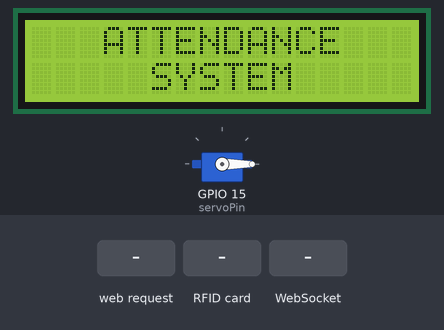
This sketch was run on a simulated ESP32. On the bench: servo, 16×2 character LCD. The test bench sets the inputs (shaded band). WiFi joins after 1.5 s; servers stay silent unless stated; what the sketch prints to the serial monitor is not drawn.

Above: at 4.3 s.
4.4 s: HTTP request GET /on received
At 5.4 s:
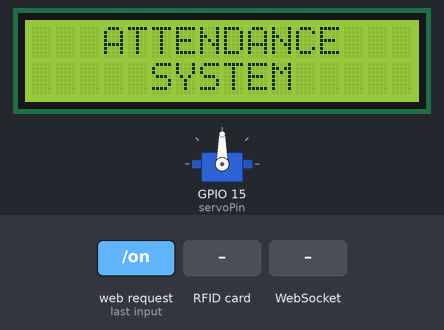
5.9 s: RFID card 5E 7A 19 C4 held to the reader
7.4 s: WebSocket text "/on" received
10.4 s: HTTP request GET /display received
11.9 s: WebSocket text "/off" received
13.4 s: HTTP request GET /off received
Timing chart, 0 to 15.9 s (numbered marks = the images above; inputs shaded):
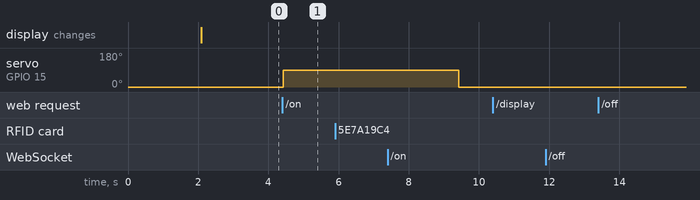

Measured:
- after the input at 4.4 s, servo on GPIO 15 (servoPin): 0° → 90° at once
- after the input at 5.9 s, every drawn part: stays the same
- after the input at 10.4 s, every drawn part: stays the same
- after the input at 11.9 s, every drawn part: stays the same
- after the input at 13.4 s, every drawn part: stays the same

The sketch:

servo_lcd_rfid.ino
```cpp
#include <WiFi.h>
#include <ESP32Servo.h>
#include <LiquidCrystal_I2C.h>
#include <AsyncTCP.h>
#include <SPI.h>
#include <String.h>
#include <MFRC522.h>
#include <WebSocketsServer.h>
#include <WebServer.h>

// Thông tin Wi-Fi
const char* ssid = "";
const char* password = "";

// **Cài đặt cho TCP Server (Servo/LCD)**
const char* tcpHost = "";
const uint16_t tcpPort = 8584;
AsyncClient *tcpClient;

// **Cài đặt cho LCD**
LiquidCrystal_I2C lcd(0x27, 16, 2);

// **Cài đặt cho Servo**
Servo servo;
int servoPin = 15;
int servoAngle = 0;
bool servoOn = false;
unsigned long openTime = 0;

// **Cài đặt cho Server
WiFiServer webServer(80);
WebServer apiServer(81);

// **Cài đặt cho RFID**
#define RFID_SS_PIN 5
#define RFID_RST_PIN 22
MFRC522 rfid(RFID_SS_PIN, RFID_RST_PIN);

void webSocketEvent(uint8_t num, WStype_t type, uint8_t * payload, size_t length);
void handleDisplayPost();
void displayOnLcd(String message);

// **Cài đặt cho WebSocket Server (RFID)**
const uint16_t webSocketPort = 8888;
WebSocketsServer webSocketServer(webSocketPort);

// **Hàm xử lý sự kiện WebSocket (RFID)**
void webSocketEvent(uint8_t num, WStype_t type, uint8_t * payload, size_t length) {
    switch (type) {
        case WStype_DISCONNECTED:
            Serial.printf("[%u] Disconnected!\n", num);
            break;
        case WStype_CONNECTED: {
            Serial.printf("[%u] Connected! url: %s\n", num, payload);
        }
            break;
        case WStype_TEXT:
            Serial.printf("[%u] get Text: %s\n", num, payload);
            break;
        case WStype_BIN:
            Serial.printf("[%u] get binary length: %u\n", num, length);
            break;
        case WStype_PONG:
            Serial.printf("[%u] Pong!\n", num);
            break;
    }
}

void setup() {
    Serial.begin(115200);
    WiFi.begin(ssid, password);

    while (WiFi.status() != WL_CONNECTED) {
        delay(1000);
        Serial.println("Ket noi toi WiFi...");
    }

    Serial.println("Da ket noi toi WiFi");
    Serial.print("Dia chi IP cua ESP32: ");
    Serial.println(WiFi.localIP());

    // **Khởi tạo Servo và LCD**
    servo.attach(servoPin);
    servo.write(servoAngle);
    lcd.init();
    lcd.backlight();
    lcd.setCursor(0, 0);
    lcd.print("   ATTENDANCE");
    lcd.setCursor(0, 1);
    lcd.print("     SYSTEM");
    delay(1000);

    // **Khởi tạo Web Server (Điều khiển Servo)**
    webServer.begin();
    Serial.println("Web server for Servo control started on port 80.");

    apiServer.on("/display", HTTP_POST, handleDisplayPost); // <--- ĐĂNG KÝ ĐIỂM CUỐI MỚI
    apiServer.onNotFound([](){ // Xử lý các tuyến đường không xác định cho apiServer
        apiServer.send(404, "application/json", "{\"status\": \"error\", \"message\": \"Điểm cuối API không tìm thấy.\"}");
    });
    apiServer.begin();

    // **Khởi tạo RFID**
    SPI.begin();
    rfid.PCD_Init();
    Serial.println("\nRFID Reader Initialized.");

    // **Khởi tạo WebSocket Server (RFID)**
    webSocketServer.begin();
    webSocketServer.onEvent(webSocketEvent);
    Serial.printf("WebSocket server for RFID started on ws://%s:%u\n", WiFi.localIP().toString().c_str(), webSocketPort);
}

void loop() {
    // **Xử lý Web Server (Điều khiển Servo)**
    WiFiClient webClient = webServer.available();
    if (webClient) {
        String request = webClient.readStringUntil('\r');
        Serial.println("[HTTP] " + request);

        if (request.indexOf("/on") != -1) {
            servoAngle = 90;
            servo.write(servoAngle);
            servoOn = true;
            openTime = millis();
        }
        if (request.indexOf("/off") != -1) {
            servoAngle = 0;
            servo.write(servoAngle);
            servoOn = false;
            openTime = 0;
        }

        webClient.println("HTTP/1.1 200 OK");
        webClient.println("Content-Type: text/html");
        webClient.println();
        webClient.println("<html><body>");
        webClient.println("<h1>Dieu Khien Thiet Bi</h1>");
        webClient.println("<p><a href='/on'><button>Bat Servo</button></a></p>");
        webClient.println("<p><a href='/off'><button>Tat Servo</button></a></p>");

        if (servoOn) {
            webClient.println("<p>Servo: Da bat</p>");
        } else {
            webClient.println("<p>Servo: Da tat</p>");
        }

        webClient.println("</body></html>");
        webClient.stop();
    }

    if (servoOn && (millis() - openTime >= 5000)) {
    servoAngle = 0;
    servo.write(servoAngle);
    servoOn = false;
    Serial.println("Servo tự động tắt sau 5 giây.");
    openTime = 0;
  }

  apiServer.handleClient();
    // **Xử lý RFID và WebSocket Server**
  webSocketServer.loop();
  if (rfid.PICC_IsNewCardPresent() && rfid.PICC_ReadCardSerial()) {
        Serial.print("[RFID] Card detected, UID: ");
        String cardId = "";
        for (byte i = 0; i < rfid.uid.size; i++) {
            cardId += (rfid.uid.uidByte[i] < 0x10 ? "0" : "") + String(rfid.uid.uidByte[i], HEX);
        }
        Serial.println(cardId);

        // Gửi ID thẻ RFID đến tất cả các client WebSocket đã kết nối
        webSocketServer.broadcastTXT(cardId.c_str(), cardId.length());

        rfid.PICC_HaltA();
        rfid.PCD_StopCrypto1();
        delay(1000);
  }
}

void handleDisplayPost() {
    Serial.println("handleDisplayPost() duoc goi!");
    String receivedText = "";
    if (apiServer.hasArg("plain")) {
        receivedText = apiServer.arg("plain");
        Serial.print("Du lieu nhan duoc: ");
        Serial.println(receivedText);
    }

    displayOnLcd(String(receivedText));
    delay(5000);
    lcd.clear();
    lcd.setCursor(0, 0);
    lcd.print("   ATTENDANCE");
    lcd.setCursor(0, 1);
    lcd.print("     SYSTEM");

    apiServer.send(200, "application/json", "{\"status\": \"success\", \"message\": \"Đã nhận và hiển thị dữ liệu.\", \"received_text\": \"" + receivedText + "\"}");
}

void displayOnLcd(String message) {
    message.trim();

    // Split the string into words
    String words[100]; // Assuming max 100 words
    int wordCount = 0;
    int startIdx = 0;

    for (int i = 0; i < message.length(); i++) {
        if (message.charAt(i) == ' ' || i == message.length() - 1) {
            if (i == message.length() - 1) i++;
            words[wordCount++] = message.substring(startIdx, i);
            startIdx = i + 1;
        }
    }

    // Display words on LCD
    lcd.clear();
    lcd.setCursor(0, 0);
    String displayLine1 = "";
    // Display all words except the last 3 on the first line
    for (int i = 0; i < wordCount - 3; i++) {
        displayLine1 += words[i] + " ";
    }
    lcd.print(displayLine1);

    // Display the last 3 words on the third line (index 2)
    lcd.setCursor(0, 1);
    String displayLine2 = "";
    for (int i = wordCount - 3; i < wordCount; i++) {
        displayLine2 += words[i] + " ";
    }
    lcd.print(displayLine2);
}
```
